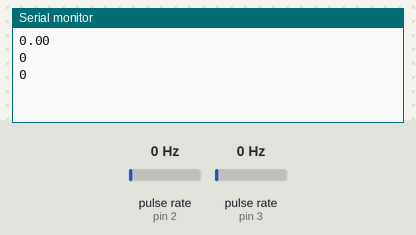
Bench run of a sketch on a simulated Arduino Uno, built with avr-gcc and run on an emulated ATmega328P. On the bench: the last lines printed to the serial monitor. Wiring (inferred from the names in the program): 2 × pulse sensor: data pin 2 / data pin 3. Inputs (shaded band) come from the test bench; at power-on: pulse rate (sensors on pin 2, pin 3) 0 Hz.

Above: at 1.2 s.
1.3 s: pulse rate (sensor on pin 2) set to 4 Hz
At 2.6 s:
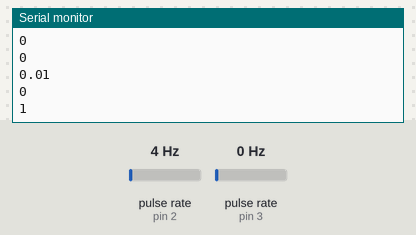
2.8 s: pulse rate (sensor on pin 3) set to 4 Hz
At 3.8 s:
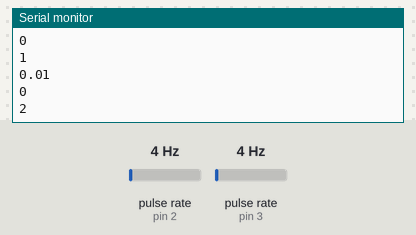
4.3 s: pulse rate (sensor on pin 2) set to 50 Hz
At 5.5 s:
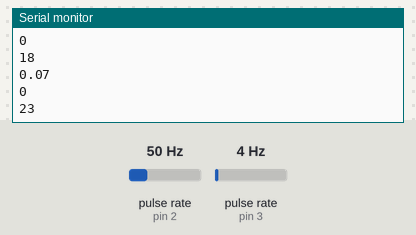
5.8 s: pulse rate (sensor on pin 3) set to 50 Hz
At 6.3 s:
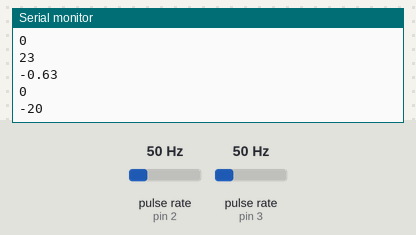
Timing chart, 0 to 8.3 s (numbered marks = the images above; inputs shaded):
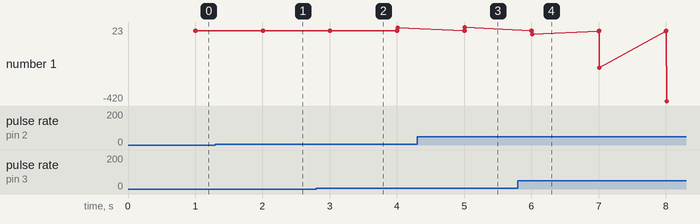

Measured:
- after the input at 1.3 s, the serial monitor: prints a new line after 0.70 s (image 1)
- after the input at 2.8 s, the serial monitor: prints a new line after 0.21 s (image 2)
- after the input at 4.3 s, the serial monitor: prints a new line after 0.70 s (image 3)
- after the input at 5.8 s, the serial monitor: prints a new line after 0.20 s (image 4)
- plotted number 1: 0 → 1 after the input at 1.3 s, 1 → 18 after the input at 2.8 s, 18 → 23 after the input at 4.3 s, 23 → -420 after the input at 5.8 s

The sketch:

ire_codes.ino
```cpp
//these pins can not be changed 2/3 are special pins
int encoderPin1 = 2;
int encoderPin2 = 3;
int angle;

volatile int lastEncoded = 0;
volatile long encoderValue = 0;

long lastencoderValue = 0;

int lastMSB = 0;
int lastLSB = 0;

unsigned long lastMillis = 0;
float RPM = 0.0;
float Angle=0.0;

void setup()
{
  Serial.begin (9600);

  pinMode(encoderPin1, INPUT);
  pinMode(encoderPin2, INPUT);

  digitalWrite(encoderPin1, HIGH); //turn pullup resistor on
  digitalWrite(encoderPin2, HIGH); //turn pullup resistor on

  //call updateEncoder() when any high/low changed seen
  //on interrupt 0 (pin 2), or interrupt 1 (pin 3)
  attachInterrupt(0, updateEncoder, CHANGE);
  attachInterrupt(1, updateEncoder, CHANGE);
}

void loop()
{
  //Do stuff here

  // calculate RPM every 2000ms (2s)
  if (millis() - lastMillis >= 1000)
  {
    float rotations = (encoderValue - lastencoderValue) / 4096.0;
    // calculate number of rotations since last update

    RPM = rotations*60.0;
    // calculateRPM

    angle=(encoderValue*360)/(4096);
    angle=angle/44;
    angle=angle%360;

    Serial.println(RPM);
    Serial.println(angle);
    Serial.println(encoderValue);
    lastencoderValue = encoderValue;
    lastMillis = millis();
  }
}

void updateEncoder()
{
  int MSB = digitalRead(encoderPin1);
  //MSB = most significant bit

  int LSB = digitalRead(encoderPin2);
  //LSB = least significant bit

  int encoded = (MSB << 1) |LSB;
  //converting the 2 pin value to single number

  int sum = (lastEncoded << 2) | encoded;
  //adding it to the previous encoded value

  if(sum == 0b1101 || sum == 0b0100 || sum == 0b0010 || sum == 0b1011) encoderValue ++;
  if(sum == 0b1110 || sum == 0b0111 || sum == 0b0001 || sum == 0b1000) encoderValue --;

  lastEncoded = encoded;
  //store this value for next time
}
```
